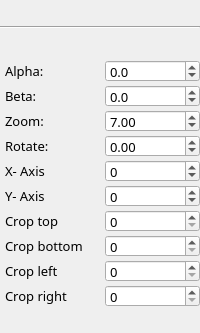
            <widget class="QWidget" name="page_image_4">
             <property name="geometry">
              <rect>
               <x>0</x>
               <y>0</y>
               <width>200</width>
               <height>333</height>
              </rect>
             </property>
             <attribute name="label">
              <string>Image 4</string>
             </attribute>
             <layout class="QVBoxLayout" name="verticalLayout_12">
              <property name="spacing">
               <number>5</number>
              </property>
              <property name="leftMargin">
               <number>0</number>
              </property>
              <property name="topMargin">
               <number>0</number>
              </property>
              <property name="rightMargin">
               <number>0</number>
              </property>
              <property name="bottomMargin">
               <number>0</number>
              </property>
              <item>
               <widget class="Line" name="line_12">
                <property name="orientation">
                 <enum>Qt::Horizontal</enum>
                </property>
               </widget>
              </item>
              <item>
               <layout class="QGridLayout" name="gridLayout_15">
                <property name="leftMargin">
                 <number>5</number>
                </property>
                <property name="horizontalSpacing">
                 <number>5</number>
                </property>
                <property name="verticalSpacing">
                 <number>3</number>
                </property>
                <item row="6" column="1">
                 <widget class="QSpinBox" name="val_crop_top_image_4">
                  <property name="minimumSize">
                   <size>
                    <width>60</width>
                    <height>0</height>
                   </size>
                  </property>
                  <property name="maximumSize">
                   <size>
                    <width>16777215</width>
                    <height>22</height>
                   </size>
                  </property>
                  <property name="font">
                   <font>
                    <family>Sans Serif</family>
                    <pointsize>10</pointsize>
                   </font>
                  </property>
                  <property name="maximum">
                   <number>2500</number>
                  </property>
                  <property name="value">
                   <number>0</number>
                  </property>
                 </widget>
                </item>
                <item row="4" column="1">
                 <widget class="QSpinBox" name="val_coordinate_x_image_4">
                  <property name="enabled">
                   <bool>true</bool>
                  </property>
                  <property name="minimumSize">
                   <size>
                    <width>50</width>
                    <height>0</height>
                   </size>
                  </property>
                  <property name="maximumSize">
                   <size>
                    <width>16777215</width>
                    <height>22</height>
                   </size>
                  </property>
                  <property name="font">
                   <font>
                    <family>Sans Serif</family>
                    <pointsize>10</pointsize>
                   </font>
                  </property>
                  <property name="minimum">
                   <number>-10000</number>
                  </property>
                  <property name="maximum">
                   <number>10000</number>
                  </property>
                  <property name="value">
                   <number>0</number>
                  </property>
                 </widget>
                </item>
                <item row="9" column="1">
                 <widget class="QSpinBox" name="val_crop_right_image_4">
                  <property name="minimumSize">
                   <size>
                    <width>60</width>
                    <height>0</height>
                   </size>
                  </property>
                  <property name="maximumSize">
                   <size>
                    <width>16777215</width>
                    <height>22</height>
                   </size>
                  </property>
                  <property name="font">
                   <font>
                    <family>Sans Serif</family>
                    <pointsize>10</pointsize>
                   </font>
                  </property>
                  <property name="maximum">
                   <number>2500</number>
                  </property>
                  <property name="value">
                   <number>0</number>
                  </property>
                 </widget>
                </item>
                <item row="2" column="1">
                 <widget class="QDoubleSpinBox" name="val_zoom_image_4">
                  <property name="minimumSize">
                   <size>
                    <width>60</width>
                    <height>0</height>
                   </size>
                  </property>
                  <property name="maximumSize">
                   <size>
                    <width>16777215</width>
                    <height>22</height>
                   </size>
                  </property>
                  <property name="font">
                   <font>
                    <family>Sans Serif</family>
                    <pointsize>10</pointsize>
                   </font>
                  </property>
                  <property name="decimals">
                   <number>2</number>
                  </property>
                  <property name="minimum">
                   <double>1.000000000000000</double>
                  </property>
                  <property name="maximum">
                   <double>15.000000000000000</double>
                  </property>
                  <property name="singleStep">
                   <double>0.020000000000000</double>
                  </property>
                  <property name="value">
                   <double>7.000000000000000</double>
                  </property>
                 </widget>
                </item>
                <item row="9" column="0">
                 <widget class="QLabel" name="label_125">
                  <property name="font">
                   <font>
                    <family>Sans Serif</family>
                    <pointsize>10</pointsize>
                   </font>
                  </property>
                  <property name="text">
                   <string>Crop right</string>
                  </property>
                 </widget>
                </item>
                <item row="7" column="1">
                 <widget class="QSpinBox" name="val_crop_bottom_image_4">
                  <property name="minimumSize">
                   <size>
                    <width>60</width>
                    <height>0</height>
                   </size>
                  </property>
                  <property name="maximumSize">
                   <size>
                    <width>16777215</width>
                    <height>22</height>
                   </size>
                  </property>
                  <property name="font">
                   <font>
                    <family>Sans Serif</family>
                    <pointsize>10</pointsize>
                   </font>
                  </property>
                  <property name="maximum">
                   <number>2500</number>
                  </property>
                  <property name="value">
                   <number>0</number>
                  </property>
                 </widget>
                </item>
                <item row="5" column="1">
                 <widget class="QSpinBox" name="val_coordinate_y_image_4">
                  <property name="enabled">
                   <bool>true</bool>
                  </property>
                  <property name="minimumSize">
                   <size>
                    <width>50</width>
                    <height>0</height>
                   </size>
                  </property>
                  <property name="maximumSize">
                   <size>
                    <width>16777215</width>
                    <height>22</height>
                   </size>
                  </property>
                  <property name="font">
                   <font>
                    <family>Sans Serif</family>
                    <pointsize>10</pointsize>
                   </font>
                  </property>
                  <property name="minimum">
                   <number>-10000</number>
                  </property>
                  <property name="maximum">
                   <number>10000</number>
                  </property>
                 </widget>
                </item>
                <item row="1" column="1">
                 <widget class="QDoubleSpinBox" name="val_beta_image_4">
                  <property name="enabled">
                   <bool>true</bool>
                  </property>
                  <property name="minimumSize">
                   <size>
                    <width>60</width>
                    <height>0</height>
                   </size>
                  </property>
                  <property name="maximumSize">
                   <size>
                    <width>16777215</width>
                    <height>22</height>
                   </size>
                  </property>
                  <property name="font">
                   <font>
                    <family>Sans Serif</family>
                    <pointsize>10</pointsize>
                   </font>
                  </property>
                  <property name="decimals">
                   <number>1</number>
                  </property>
                  <property name="minimum">
                   <double>-110.000000000000000</double>
                  </property>
                  <property name="maximum">
                   <double>110.000000000000000</double>
                  </property>
                  <property name="singleStep">
                   <double>0.100000000000000</double>
                  </property>
                 </widget>
                </item>
                <item row="3" column="1">
                 <widget class="QDoubleSpinBox" name="val_rotate_image_4">
                  <property name="enabled">
                   <bool>true</bool>
                  </property>
                  <property name="minimumSize">
                   <size>
                    <width>50</width>
                    <height>0</height>
                   </size>
                  </property>
                  <property name="maximumSize">
                   <size>
                    <width>16777215</width>
                    <height>22</height>
                   </size>
                  </property>
                  <property name="font">
                   <font>
                    <family>Sans Serif</family>
                    <pointsize>10</pointsize>
                   </font>
                  </property>
                  <property name="minimum">
                   <double>-180.000000000000000</double>
                  </property>
                  <property name="maximum">
                   <double>180.000000000000000</double>
                  </property>
                  <property name="singleStep">
                   <double>0.100000000000000</double>
                  </property>
                 </widget>
                </item>
                <item row="5" column="0">
                 <widget class="QLabel" name="label_122">
                  <property name="enabled">
                   <bool>true</bool>
                  </property>
                  <property name="font">
                   <font>
                    <family>Sans Serif</family>
                    <pointsize>10</pointsize>
                   </font>
                  </property>
                  <property name="text">
                   <string>Y- Axis</string>
                  </property>
                 </widget>
                </item>
                <item row="7" column="0">
                 <widget class="QLabel" name="label_119">
                  <property name="font">
                   <font>
                    <family>Sans Serif</family>
                    <pointsize>10</pointsize>
                   </font>
                  </property>
                  <property name="text">
                   <string>Crop bottom</string>
                  </property>
                 </widget>
                </item>
                <item row="0" column="1">
                 <widget class="QDoubleSpinBox" name="val_alpha_image_4">
                  <property name="enabled">
                   <bool>true</bool>
                  </property>
                  <property name="minimumSize">
                   <size>
                    <width>60</width>
                    <height>0</height>
                   </size>
                  </property>
                  <property name="maximumSize">
                   <size>
                    <width>16777215</width>
                    <height>22</height>
                   </size>
                  </property>
                  <property name="font">
                   <font>
                    <family>Sans Serif</family>
                    <pointsize>10</pointsize>
                   </font>
                  </property>
                  <property name="decimals">
                   <number>1</number>
                  </property>
                  <property name="minimum">
                   <double>-110.000000000000000</double>
                  </property>
                  <property name="maximum">
                   <double>110.000000000000000</double>
                  </property>
                  <property name="singleStep">
                   <double>0.100000000000000</double>
                  </property>
                 </widget>
                </item>
                <item row="8" column="1">
                 <widget class="QSpinBox" name="val_crop_left_image_4">
                  <property name="minimumSize">
                   <size>
                    <width>60</width>
                    <height>0</height>
                   </size>
                  </property>
                  <property name="maximumSize">
                   <size>
                    <width>16777215</width>
                    <height>22</height>
                   </size>
                  </property>
                  <property name="font">
                   <font>
                    <family>Sans Serif</family>
                    <pointsize>10</pointsize>
                   </font>
                  </property>
                  <property name="maximum">
                   <number>2500</number>
                  </property>
                  <property name="value">
                   <number>0</number>
                  </property>
                 </widget>
                </item>
                <item row="1" column="0">
                 <widget class="QLabel" name="label_120">
                  <property name="minimumSize">
                   <size>
                    <width>60</width>
                    <height>0</height>
                   </size>
                  </property>
                  <property name="font">
                   <font>
                    <family>Sans Serif</family>
                    <pointsize>10</pointsize>
                   </font>
                  </property>
                  <property name="text">
                   <string>Beta:</string>
                  </property>
                 </widget>
                </item>
                <item row="3" column="0">
                 <widget class="QLabel" name="label_26">
                  <property name="minimumSize">
                   <size>
                    <width>60</width>
                    <height>0</height>
                   </size>
                  </property>
                  <property name="font">
                   <font>
                    <family>Sans Serif</family>
                    <pointsize>10</pointsize>
                   </font>
                  </property>
                  <property name="text">
                   <string>Rotate: </string>
                  </property>
                 </widget>
                </item>
                <item row="0" column="0">
                 <widget class="QLabel" name="label_127">
                  <property name="minimumSize">
                   <size>
                    <width>60</width>
                    <height>0</height>
                   </size>
                  </property>
                  <property name="font">
                   <font>
                    <family>Sans Serif</family>
                    <pointsize>10</pointsize>
                   </font>
                  </property>
                  <property name="text">
                   <string>Alpha:</string>
                  </property>
                 </widget>
                </item>
                <item row="6" column="0">
                 <widget class="QLabel" name="label_121">
                  <property name="font">
                   <font>
                    <family>Sans Serif</family>
                    <pointsize>10</pointsize>
                   </font>
                  </property>
                  <property name="text">
                   <string>Crop top</string>
                  </property>
                 </widget>
                </item>
                <item row="2" column="0">
                 <widget class="QLabel" name="label_126">
                  <property name="minimumSize">
                   <size>
                    <width>80</width>
                    <height>0</height>
                   </size>
                  </property>
                  <property name="font">
                   <font>
                    <family>Sans Serif</family>
                    <pointsize>10</pointsize>
                   </font>
                  </property>
                  <property name="text">
                   <string>Zoom:</string>
                  </property>
                 </widget>
                </item>
                <item row="8" column="0">
                 <widget class="QLabel" name="label_123">
                  <property name="font">
                   <font>
                    <family>Sans Serif</family>
                    <pointsize>10</pointsize>
                   </font>
                  </property>
                  <property name="text">
                   <string>Crop left</string>
                  </property>
                 </widget>
                </item>
                <item row="4" column="0">
                 <widget class="QLabel" name="label_124">
                  <property name="enabled">
                   <bool>true</bool>
                  </property>
                  <property name="font">
                   <font>
                    <family>Sans Serif</family>
                    <pointsize>10</pointsize>
                   </font>
                  </property>
                  <property name="text">
                   <string>X- Axis</string>
                  </property>
                 </widget>
                </item>
               </layout>
              </item>
             </layout>
            </widget>
